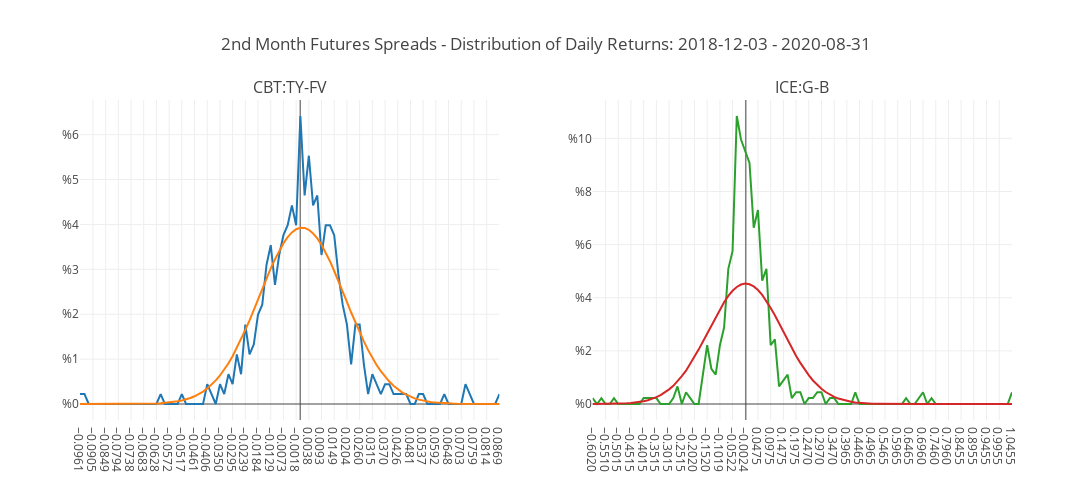

The cell this chart's notebook holds for it:
### Code cell
cuti.make_tail_charts(
    pairs, df_second,
    title_text="2nd Month Futures Spreads - Distribution of Daily Returns",
    fig_size=dict(width=1200, height=500)
).show()
